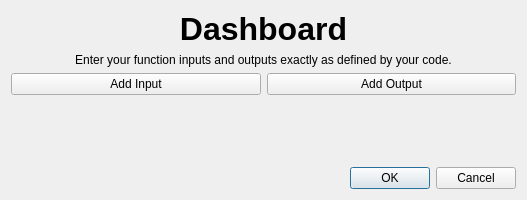
<?xml version="1.0" encoding="UTF-8"?>
<ui version="4.0">
 <class>Parameters</class>
 <widget class="QDialog" name="Parameters">
  <property name="geometry">
   <rect>
    <x>0</x>
    <y>0</y>
    <width>527</width>
    <height>200</height>
   </rect>
  </property>
  <property name="windowTitle">
   <string>Dialog</string>
  </property>
  <layout class="QGridLayout" name="gridLayout_2">
   <item row="0" column="0">
    <layout class="QVBoxLayout" name="verticalLayout_2">
     <item>
      <widget class="QLabel" name="title">
       <property name="sizePolicy">
        <sizepolicy hsizetype="Preferred" vsizetype="Fixed">
         <horstretch>0</horstretch>
         <verstretch>0</verstretch>
        </sizepolicy>
       </property>
       <property name="font">
        <font>
         <pointsize>24</pointsize>
         <weight>75</weight>
         <bold>true</bold>
        </font>
       </property>
       <property name="text">
        <string>Dashboard</string>
       </property>
       <property name="alignment">
        <set>Qt::AlignCenter</set>
       </property>
      </widget>
     </item>
     <item>
      <widget class="QLabel" name="label_2">
       <property name="sizePolicy">
        <sizepolicy hsizetype="Preferred" vsizetype="Fixed">
         <horstretch>0</horstretch>
         <verstretch>0</verstretch>
        </sizepolicy>
       </property>
       <property name="layoutDirection">
        <enum>Qt::LeftToRight</enum>
       </property>
       <property name="text">
        <string>Enter your function inputs and outputs exactly as defined by your code.</string>
       </property>
       <property name="alignment">
        <set>Qt::AlignHCenter|Qt::AlignTop</set>
       </property>
       <property name="wordWrap">
        <bool>true</bool>
       </property>
      </widget>
     </item>
     <item>
      <layout class="QHBoxLayout" name="horizontalLayout">
       <item>
        <layout class="QVBoxLayout" name="inlayout">
         <item>
          <widget class="QPushButton" name="addin">
           <property name="sizePolicy">
            <sizepolicy hsizetype="MinimumExpanding" vsizetype="Fixed">
             <horstretch>0</horstretch>
             <verstretch>0</verstretch>
            </sizepolicy>
           </property>
           <property name="text">
            <string>Add Input</string>
           </property>
          </widget>
         </item>
         <item>
          <spacer name="verticalSpacer">
           <property name="orientation">
            <enum>Qt::Vertical</enum>
           </property>
           <property name="sizeHint" stdset="0">
            <size>
             <width>20</width>
             <height>17</height>
            </size>
           </property>
          </spacer>
         </item>
        </layout>
       </item>
       <item>
        <layout class="QVBoxLayout" name="outlayout">
         <item>
          <widget class="QPushButton" name="addout">
           <property name="sizePolicy">
            <sizepolicy hsizetype="MinimumExpanding" vsizetype="Fixed">
             <horstretch>0</horstretch>
             <verstretch>0</verstretch>
            </sizepolicy>
           </property>
           <property name="text">
            <string>Add Output</string>
           </property>
          </widget>
         </item>
         <item>
          <spacer name="verticalSpacer_2">
           <property name="orientation">
            <enum>Qt::Vertical</enum>
           </property>
           <property name="sizeHint" stdset="0">
            <size>
             <width>20</width>
             <height>17</height>
            </size>
           </property>
          </spacer>
         </item>
        </layout>
       </item>
      </layout>
     </item>
     <item>
      <widget class="QDialogButtonBox" name="setparams">
       <property name="sizePolicy">
        <sizepolicy hsizetype="Expanding" vsizetype="Preferred">
         <horstretch>0</horstretch>
         <verstretch>0</verstretch>
        </sizepolicy>
       </property>
       <property name="standardButtons">
        <set>QDialogButtonBox::Cancel|QDialogButtonBox::Ok</set>
       </property>
      </widget>
     </item>
    </layout>
   </item>
  </layout>
 </widget>
 <resources/>
 <connections/>
</ui>
